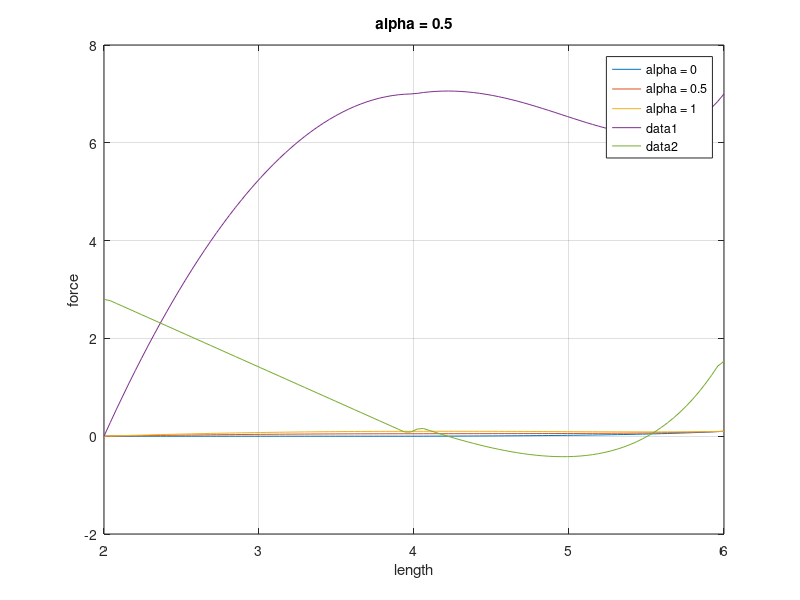

Here is the MATLAB script that generated this plot:
% Created by: Anthony Le
% Last updated: 05-19-2017
% ROB 562: Human Control Systems

% Problem Set 3
%% Problem 4a
clear;
close all;

T_plot = [];

L = linspace(2, 6);
L_o = 4;

K_s = 3;
xp_max_d = 0.5.*L_o;
xp_d = L - L_o;
alpha = [0, 0.5, 1];

T_max = 0.1;

T_a = -(T_max/L_o) .* (L - L_o).^2 + T_max;
T_p = 0*L;

for i = 1:1:3
    alpha_T_a = alpha(i) .* T_a;
    for j = 1:size(L, 2)
        if L(j) < L_o
            T_p(j) = 0;
        elseif L(j) >= L_o
            T_p(j) = (T_max/(exp(K_s)-1)) .* (exp(K_s.*(xp_d(j)/xp_max_d))-1);
        end
    end
    
    T = alpha_T_a + T_p;
    
    T_plot = [T_plot; T];
end

plot(L, T_plot);
hold on

xlabel('length')
ylabel('force')
legend('alpha = 0', 'alpha = 0.5', 'alpha = 1')

%% Problem 4b
clear;
close all;

%Initialize constants
L = linspace(2, 6);
T_max = 7;
L_o = 4; 
alpha = 1;

K_s = 3;
xp_max_d = 0.5.*L_o;
xp_d = L - L_o;

%Initialize tensions
T_a = -(T_max/L_o) .* (L - L_o).^2 + T_max;
T_p = 0*L;

%Solve for passive tension
for i = 1:size(L, 2) 
    if L(i) < L_o
        T_p(i) = 0;
    elseif L(i) >= L_o
        T_p(i) = (T_max/(exp(K_s)-1)).*(exp(K_s.*(xp_d(i)/xp_max_d))-1);
    end
end
    
T = (alpha*T_a) + T_p; 
fx = gradient(T,0.1);

%Plot Force vs Length and change of local slope at each L
plot(L,T);
title('alpha = 0.5');
xlabel('length');
ylabel('force');
grid on;
hold on;
plot(L,fx);